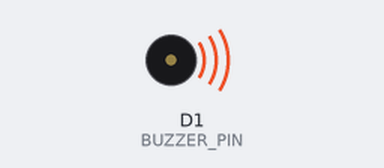
The sketch below on a simulated ESP8266 (NodeMCU). Shown: buzzer (waves = sounding, pin HIGH).

Above: at 0.5 s.
Timing chart, 0 to 4.6 s (numbered marks = the images above):
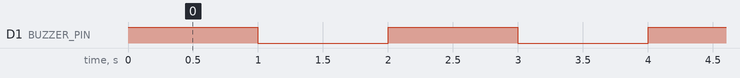

The sketch:

09_Buzzer_Beep.ino
```cpp
// *************************
//
// Robotics AI Lab
//
// *************************

// Buzzer Beep
// This code controls buzzer beep frequency

// Electronics used
// - Mercury Development Board
// - Buzzer

int BUZZER_PIN = D1;

void setup() {
  pinMode(BUZZER_PIN, OUTPUT);
}

void loop() {
  digitalWrite(BUZZER_PIN, HIGH);
  delay(1000);
  digitalWrite(BUZZER_PIN, LOW);
  delay(1000);
}
```

Measured:
- by itself, D1 (BUZZER_PIN): alternates HIGH for 1.0 s and LOW for 1.0 s
